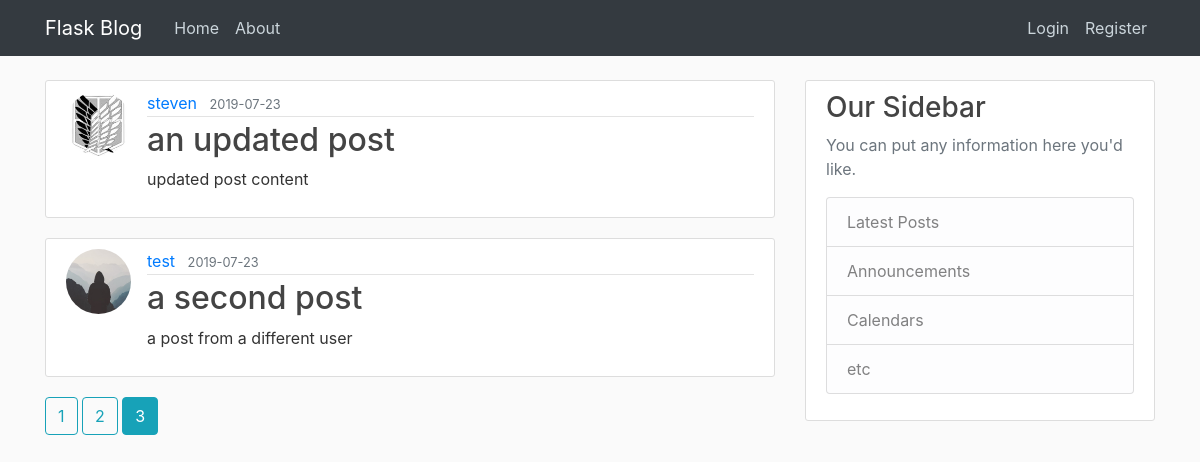
Screenshot of /home?page=3 with the database file from the repository.
### flaskBlog/models.py (models this page shows, shortened)
class Post(db.Model):
    id = db.Column(db.Integer, primary_key=True)
    title = db.Column(db.String(100), nullable=False)
    date_posted = db.Column(db.DateTime, nullable=False, default=datetime.utcnow)
    content = db.Column(db.Text, nullable=False)
    user_id = db.Column(db.Integer, db.ForeignKey('user.id'), nullable=False)

class User(db.Model, UserMixin):
    id = db.Column(db.Integer, primary_key=True)
    username = db.Column(db.String(20), unique=True, nullable=False)
    email = db.Column(db.String(120), unique=True, nullable=False)
    image_file = db.Column(db.String(20), nullable=False, default='default.jpg')
    password = db.Column(db.String(60), nullable=False)
    posts = db.relationship('Post', backref='author', lazy=True)

### flaskBlog/main/routes.py (the view)
@main.route("/")
@main.route("/home")
def home():
    page = request.args.get('page', 1, type=int)
    posts = Post.query.order_by(Post.date_posted.desc()).paginate(per_page=2, page=page)
    return render_template('home.html', posts=posts)

### flaskBlog/templates/home.html
{% extends "layout.html" %}
{% block content %}
    {% for post in posts.items %}
    <article class="media content-section">
      <img class="rounded-circle article-img" src="{{ url_for('static', filename='profile_pics/' + post.author.image_file) }}">
      <div class="media-body">
        <div class="article-metadata">
          <a class="mr-2" href="{{ url_for('users.user_posts', username=post.author.username) }}">{{ post.author.username }}</a>
          <small class="text-muted">{{ post.date_posted.strftime('%Y-%m-%d') }}</small>
        </div>
        <h2><a class="article-title" href="{{ url_for('posts.post', post_id=post.id) }}">{{ post.title }}</a></h2>
        <p class="article-content">{{ post.content }}</p>
      </div>
      </article>
    {% endfor %}
    {% for page_num in posts.iter_pages(left_edge=1, right_edge=1, left_current=1, right_current=2) %}
      {% if page_num %}
        {% if posts.page == page_num %}
          <a class="btn btn-info mb-4" href="{{ url_for('main.home', page=page_num )}}">{{ page_num }}</a>
        {% else %}
          <a class="btn btn-outline-info mb-4" href="{{ url_for('main.home', page=page_num )}}">{{ page_num }}</a>
        {% endif %}
      {% else %}
        ...
      {% endif %}
    {% endfor %}
{% endblock content %}

### flaskBlog/templates/layout.html (shortened to what this page needs)
<!DOCTYPE html>
<html lang="en" dir="ltr">
  <head>
    <link rel="stylesheet" href="https://stackpath.bootstrapcdn.com/bootstrap/4.3.1/css/bootstrap.min.css">
    <link rel="stylesheet" type="text/css" href="{{ url_for('static', filename = 'main.css')}}">
  </head>
  <body>
    <header class="site-header">
      <nav class="navbar navbar-expand-md navbar-dark bg-dark fixed-top">
        <div class="container">
          <a class="navbar-brand mr-4" href="/">Flask Blog</a>
          <div class="collapse navbar-collapse" id="navbarToggle">
            <div class="navbar-nav mr-auto">
              <a class="nav-item nav-link" href="{{ url_for('main.home')}}">Home</a>
              <a class="nav-item nav-link" href="{{ url_for('main.about')}}">About</a>
            </div>
            <div class="navbar-nav">
              {% if current_user.is_authenticated %}
                <a class="nav-item nav-link" href="{{ url_for('posts.new_post')}}">New Post</a>
                <a class="nav-item nav-link" href="{{ url_for('users.account')}}">Account</a>
                <a class="nav-item nav-link" href="{{ url_for('users.logout')}}">Logout</a>
              {% else %}
                <a class="nav-item nav-link" href="{{ url_for('users.login')}}">Login</a>
                <a class="nav-item nav-link" href="{{ url_for('users.register')}}">Register</a>
              {% endif %}
            </div>
          </div>
        </div>
      </nav>
    </header>
    <main role="main" class="container">
       <div class="row">
         <div class="col-md-8">
           {% block content %}{% endblock %}
         </div>
         <div class="col-md-4">
           <div class="content-section">
             <h3>Our Sidebar</h3>
             <p class='text-muted'>You can put any information here you'd like.
               <ul class="list-group">
                 <li class="list-group-item list-group-item-light">Latest Posts</li>
                 <li class="list-group-item list-group-item-light">Announcements</li>
                 <li class="list-group-item list-group-item-light">Calendars</li>
                 <li class="list-group-item list-group-item-light">etc</li>
               </ul>
             </p>
           </div>
         </div>
       </div>
    </main>
  </body>
</html>

### flaskBlog/static/main.css (style rules this page uses)
body { background: #fafafa; color: #333333; margin-top: 5rem; }
h1, h2, h3, h4, h5, h6 { color: #444444; }
.site-header .navbar-nav .nav-link { color: #cbd5db; }
.content-section { background: #ffffff; padding: 10px 20px; border: 1px solid #dddddd; border-radius: 3px; margin-bottom: 20px; }
.article-title { color: #444444; }
.article-content { white-space: pre-line; }
.article-img { height: 65px; width: 65px; margin-right: 16px; }
.article-metadata { padding-bottom: 1px; margin-bottom: 4px; border-bottom: 1px solid #e3e3e3 }

### rows the page displays
Post: image_file (picture), author.username "steven", date_posted "2019-07-23", title "an updated post", content "updated post content"
Post: image_file (placeholder picture), author.username "test", date_posted "2019-07-23", title "a second post", content "a post from a different user"

### other values shown
{{ page_num }} "1" "2"
{{ page_num }} "3"
